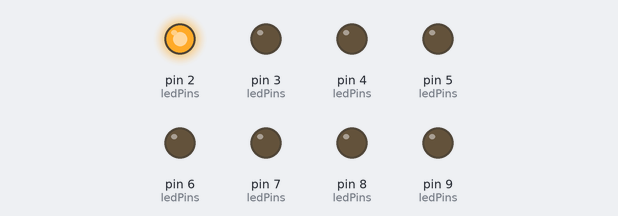
The sketch below on a simulated Arduino Uno, built with avr-gcc and run on an emulated ATmega328P. Parts: output pins drawn as LEDs (lit = HIGH).

Above: at 0.16 s.
At 1.16 s:
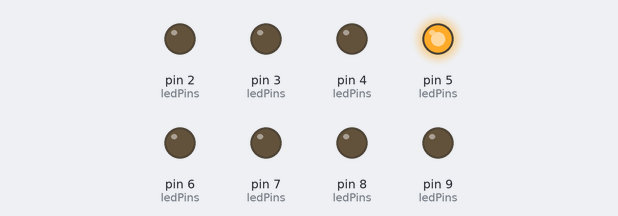
At 1.83 s:
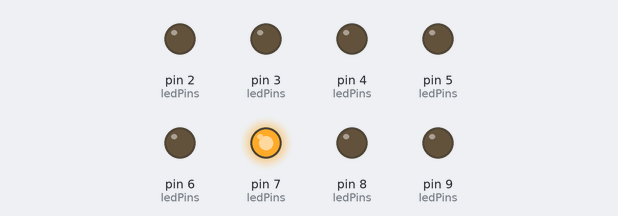
At 2.49 s:
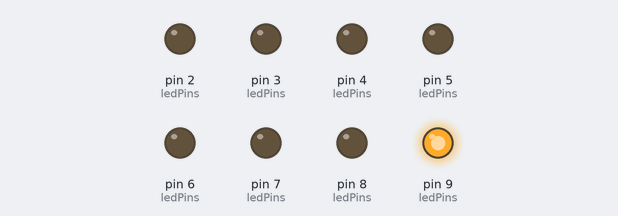
At 4.16 s:
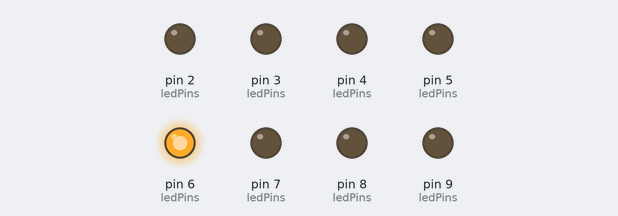
At 5.82 s:
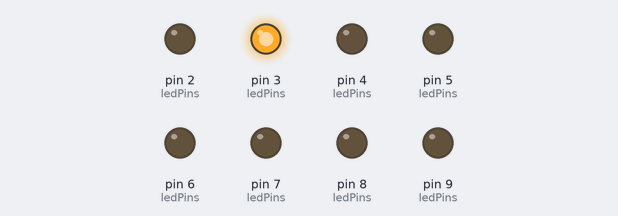
Timing chart, 0 to 6.1 s (numbered marks = the images above):
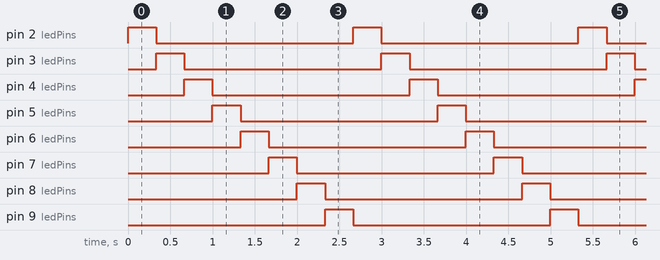

Measured:
- by itself, pin 2 (ledPins), pin 3 (ledPins), pin 4 (ledPins), pin 5 (ledPins), pin 6 (ledPins), pin 7 (ledPins), pin 8 (ledPins), pin 9 (ledPins): alternates HIGH for 0.33 s and LOW for 2.3 s
- by itself, everything shown: repeats every 2.7 s, in 8 steps

The sketch:

nano_led_chaser.ino
```cpp
// (licence header left out)
#define DELAY_MS 333
int ledPins[] = {2, 3, 4, 5, 6, 7, 8, 9};
int step = 0;
int stepMax = sizeof(ledPins)/sizeof(ledPins[0]);
void setup()
{
  for (int pin : ledPins)
  {
    pinMode(pin, OUTPUT);
  }
}

void loop()
{
  if (step >= stepMax)
  {
    step = 0;
  }
  for (int pin : ledPins)
  {
    digitalWrite(pin, pin == ledPins[step] ? HIGH : LOW);
  }
  step++;
  delay(DELAY_MS);
}
```
